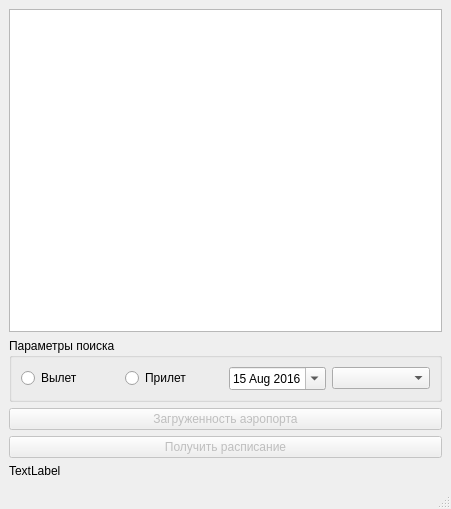
<?xml version="1.0" encoding="UTF-8"?>
<ui version="4.0">
 <class>MainWindow</class>
 <widget class="QMainWindow" name="MainWindow">
  <property name="geometry">
   <rect>
    <x>0</x>
    <y>0</y>
    <width>451</width>
    <height>509</height>
   </rect>
  </property>
  <property name="windowTitle">
   <string>MainWindow</string>
  </property>
  <widget class="QWidget" name="centralwidget">
   <layout class="QVBoxLayout" name="verticalLayout">
    <item>
     <widget class="QTableView" name="tvSchedule"/>
    </item>
    <item>
     <widget class="QGroupBox" name="groupBox">
      <property name="title">
       <string>Параметры поиска</string>
      </property>
      <layout class="QHBoxLayout" name="horizontalLayout">
       <item>
        <widget class="QRadioButton" name="rbDepartures">
         <property name="text">
          <string>Вылет</string>
         </property>
         <attribute name="buttonGroup">
          <string notr="true">buttonGroup</string>
         </attribute>
        </widget>
       </item>
       <item>
        <widget class="QRadioButton" name="rbArrivals">
         <property name="text">
          <string>Прилет</string>
         </property>
         <attribute name="buttonGroup">
          <string notr="true">buttonGroup</string>
         </attribute>
        </widget>
       </item>
       <item>
        <widget class="QDateEdit" name="deFlightDate">
         <property name="dateTime">
          <datetime>
           <hour>0</hour>
           <minute>0</minute>
           <second>0</second>
           <year>2016</year>
           <month>8</month>
           <day>15</day>
          </datetime>
         </property>
         <property name="maximumDate">
          <date>
           <year>2017</year>
           <month>9</month>
           <day>14</day>
          </date>
         </property>
         <property name="minimumDate">
          <date>
           <year>2016</year>
           <month>8</month>
           <day>15</day>
          </date>
         </property>
         <property name="calendarPopup">
          <bool>true</bool>
         </property>
        </widget>
       </item>
       <item>
        <widget class="QComboBox" name="cbAirports"/>
       </item>
      </layout>
     </widget>
    </item>
    <item>
     <widget class="QPushButton" name="btnShowStats">
      <property name="enabled">
       <bool>false</bool>
      </property>
      <property name="text">
       <string>Загруженность аэропорта</string>
      </property>
     </widget>
    </item>
    <item>
     <widget class="QPushButton" name="btnFindFlights">
      <property name="enabled">
       <bool>false</bool>
      </property>
      <property name="text">
       <string>Получить расписание</string>
      </property>
     </widget>
    </item>
    <item>
     <widget class="QLabel" name="lblDbStatus">
      <property name="text">
       <string>TextLabel</string>
      </property>
     </widget>
    </item>
   </layout>
  </widget>
  <widget class="QMenuBar" name="menubar">
   <property name="geometry">
    <rect>
     <x>0</x>
     <y>0</y>
     <width>451</width>
     <height>17</height>
    </rect>
   </property>
  </widget>
  <widget class="QStatusBar" name="statusbar"/>
 </widget>
 <resources/>
 <connections/>
 <buttongroups>
  <buttongroup name="buttonGroup"/>
 </buttongroups>
</ui>
